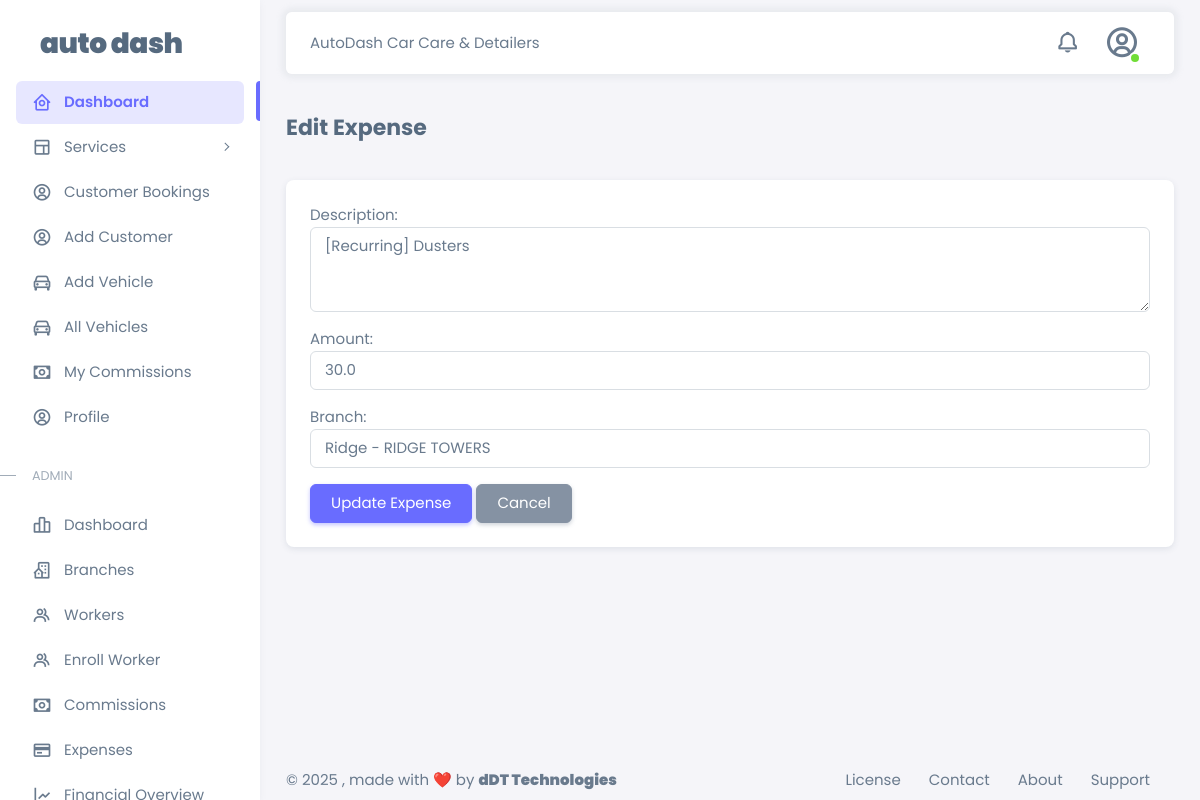
The page /expenses/edit/25/ (signed in) on the database its author committed.
### autodash_App/models.py (models this page shows, shortened)
class Expense(models.Model):
    expense_choices = (
        ("Statutory", "Statutory"),
        ("Variable", "Variable"),
    )
    expense_category = models.CharField(max_length=250, null=True, blank=True, choices=expense_choices)
    branch = models.ForeignKey(Branch, on_delete=models.CASCADE, related_name='expenses')
    description = models.TextField()
    amount = models.FloatField()
    date = models.DateField(auto_now_add=True)
    user = models.ForeignKey(CustomUser, on_delete=models.CASCADE, related_name='expenses', null=True, blank=True)
    is_recurring = models.BooleanField(default=False)

### autodash_App/views.py (the view)
# urls.py: path('expenses/edit/<int:pk>/', views.edit_expense, name='edit_expense'),
@login_required(login_url='login')
def edit_expense(request, pk):
    expense = get_object_or_404(Expense, pk=pk)
    user = request.user
    if not user.is_staff and not user.is_superuser and expense.user != user:
        messages.error(request, 'You are not authorized to edit this expense.')
        return redirect('expense_list')
    if request.method == 'POST':
        form = ExpenseForm(request.POST, instance=expense, user=user)
        if form.is_valid():
            updated_expense = form.save(commit=False)
            updated_expense.user = user
            updated_expense.save()
            messages.success(request, 'Expense updated successfully.')
            return redirect('expense_list')
        else:
            messages.error(request, 'Please correct the errors below.')
    else:
        form = ExpenseForm(instance=expense, user=user)
    return render(request, 'layouts/edit_expense.html', {'form': form, 'expense': expense})

### autodash_App/forms.py
class ExpenseForm(forms.ModelForm):
    class Meta:
        model = Expense
        fields = ['description', 'amount', 'branch']
        widgets = {
            'description': forms.Textarea(attrs={'rows': 3, 'class': 'form-control'}),
            'amount': forms.NumberInput(attrs={'step': 0.01, 'class': 'form-control'}),
            'branch': forms.Select(attrs={'class': 'form-control'}),
        }
    def __init__(self, *args, **kwargs):
        user = kwargs.pop('user', None)
        super(ExpenseForm, self).__init__(*args, **kwargs)
        if user:
            if not user.is_staff and not user.is_superuser:
                try:
                    worker = user.worker_profile
                    self.fields['branch'].queryset = Branch.objects.filter(pk=worker.branch.pk)
                    self.fields['branch'].initial = worker.branch
                except Worker.DoesNotExist:
                    self.fields['branch'].queryset = Branch.objects.none()
            else:
                self.fields['branch'].queryset = Branch.objects.all()
        else:
            self.fields['branch'].queryset = Branch.objects.none()

### autodash_App/context_processors.py (called while the page is built, shortened)
def worker_notifications(request):
    if not request.user.is_authenticated:
        return {}
    user = request.user
    base = Notification.objects.filter(is_read=False)
    if user.is_superuser:
        qs = base.select_related("branch").order_by("-created_at")
    unread_count = qs.count()
    latest_unread = list(qs[:10])
    return {
        "notif_unread_count": unread_count,
        "notif_latest_unread": latest_unread,
        "notif_has_unread": unread_count > 0,
    }

### autodash_App/models.py (called while the page is built)
    def __str__(self):
        return f"{self.name} - {self.location}"

    def applies_today(self, date=None):
        d = date or timezone.localdate()
        if d.weekday() in self.apply_on:
            return True
        return False

### autodash_App/templates/layouts/edit_expense.html (shortened to what this page needs)
{% extends 'base.html' %}
{% block content %}
<div class="layout-wrapper layout-content-navbar">
  <div class="layout-container">
    {% include 'inc/side_nav.html' %}
    <div class="layout-page">
      {% include 'inc/header.html' %}
      <div class="content-wrapper">
        <div class="container-xxl flex-grow-1 container-p-y">
          <h4 class="fw-bold py-3 mb-4">Edit Expense</h4>
          <div class="card">
            <div class="card-body">
              <form method="POST">
                <div class="mb-3">
                  {{ form.description.label_tag }}
                  {{ form.description }}
                </div>
                <div class="mb-3">
                  {{ form.amount.label_tag }}
                  {{ form.amount }}
                </div>
                <div class="mb-3">
                  {{ form.branch.label_tag }}
                  {{ form.branch }}
                </div>
                <button type="submit" class="btn btn-primary">Update Expense</button>
                <a href="{% url 'expense_list' %}" class="btn btn-secondary">Cancel</a>
              </form>
            </div>
          </div>
        </div>
        {% include 'inc/footer.html' %}
      </div>
    </div>
  </div>
</div>
{% endblock %}

### rows shown on the page
Expense: description "[Recurring] Dusters", amount "30.0", branch "Ridge - RIDGE TOWERS"
